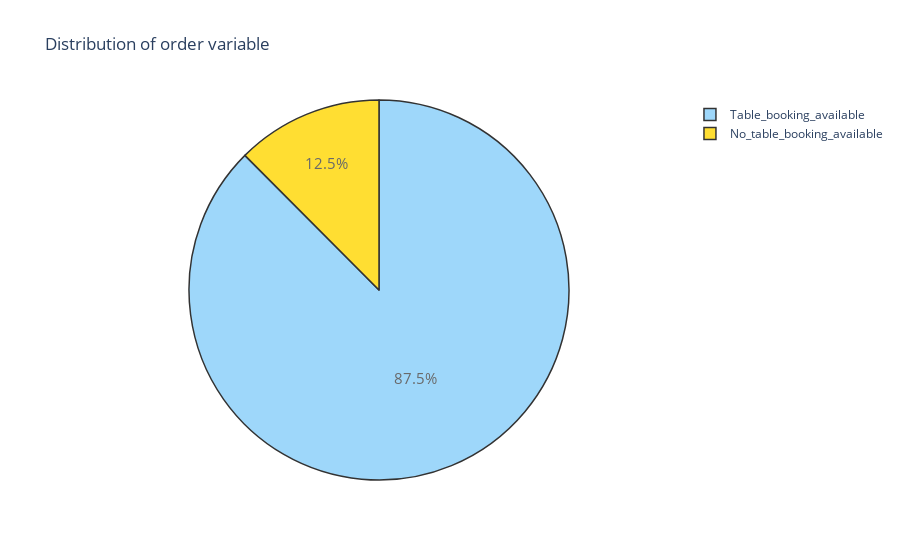

Notebook code for this chart:
### Code cell
# Plotting a pie chart for online orders

trace = go.Pie(labels = ['Table_booking_available', 'No_table_booking_available'], values = df['book_table'].value_counts(), 
               textfont=dict(size=15), opacity = 0.8,
               marker=dict(colors=['lightskyblue','gold'], 
                           line=dict(color='#000000', width=1.5)))


layout = dict(title =  'Distribution of order variable')
           
fig = dict(data = [trace], layout=layout)
py.iplot(fig)

### Figure 1 — Plotly figure (JSON) as saved in the notebook; plotly's stock layout.template omitted (floating-point values rounded to 4 significant figures)
{"data": [{"labels": ["Table_booking_available", "No_table_booking_available"], "marker": {"colors": ["lightskyblue", "gold"], "line": {"color": "#000000", "width": 1.5}}, "opacity": 0.8, "textfont": {"size": 15}, "values": [45268, 6449], "type": "pie"}], "layout": {"title": {"text": "Distribution of order variable"}, "autosize": true}}
